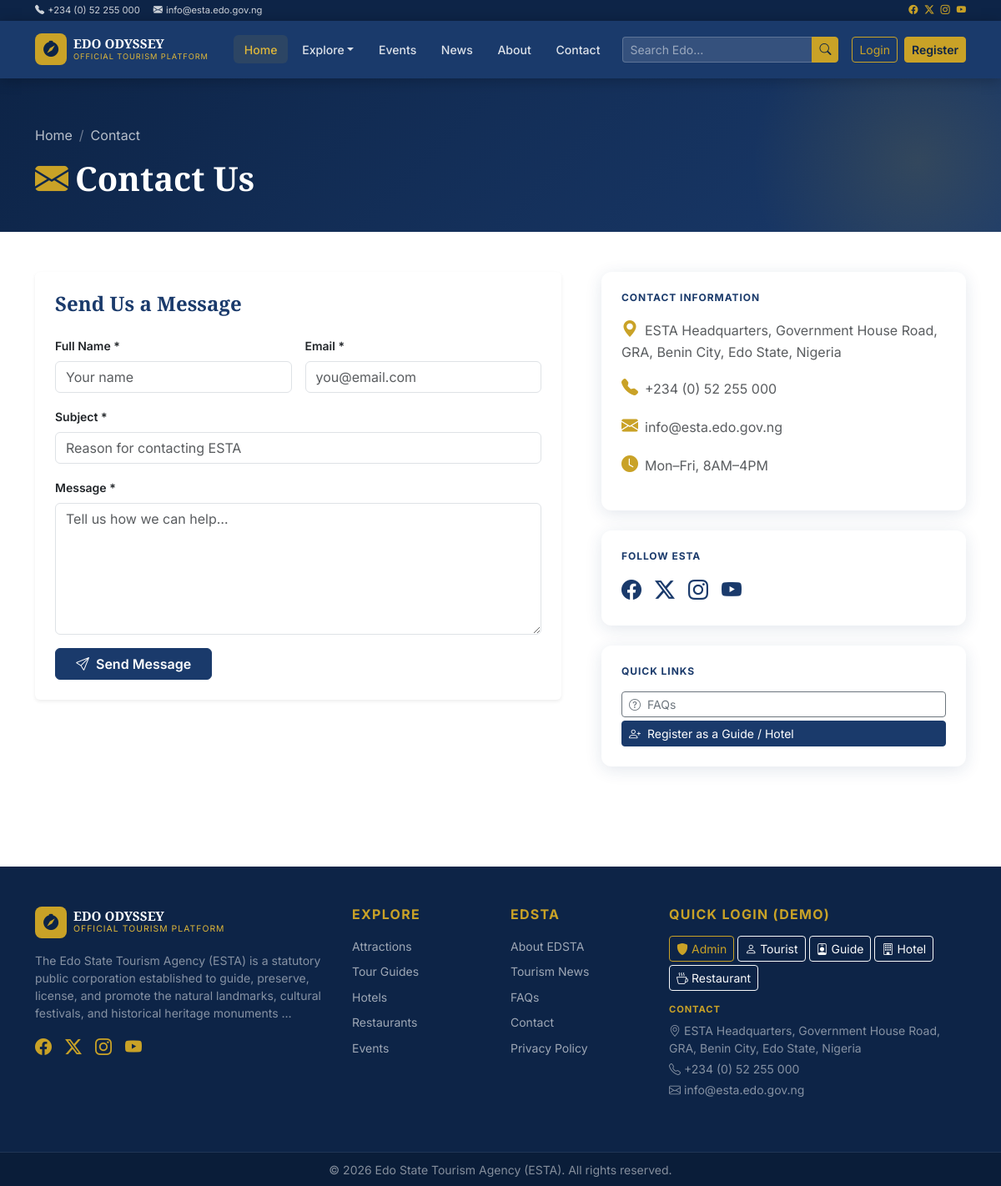
The app's page /contact with its own data.
### app/models/models.py (models this page shows)
class CMSSetting(db.Model):
    __tablename__ = "cms_settings"
    id = db.Column(db.Integer, primary_key=True)
    key = db.Column(db.String(100), unique=True, nullable=False, index=True)
    value = db.Column(db.Text, nullable=False)
    label = db.Column(db.String(150), nullable=True)
    group = db.Column(db.String(50), default="general", nullable=True)
    updated_at = db.Column(db.DateTime, default=datetime.utcnow, onupdate=datetime.utcnow)

### app/main/routes.py (the view)
@main_bp.route("/contact")
def contact():
    return render_template("main/contact.html")

### app/templates/main/contact.html (shortened to what this page needs)
{% extends "base.html" %}
{% block content %}
<div class="page-hero"><div class="container"><nav aria-label="breadcrumb"><ol class="breadcrumb"><li class="breadcrumb-item"><a href="{{ url_for('main.home') }}">Home</a></li><li class="breadcrumb-item active">Contact</li></ol></nav><h1><i class="bi bi-envelope-fill me-2 text-gold"></i>Contact Us</h1></div></div>
<div class="container py-5">
  <div class="row g-5">
    <div class="col-lg-7">
      <div class="card border-0 shadow-sm">
        <div class="card-body p-4">
          <h4 class="fw-bold text-blue mb-4">Send Us a Message</h4>
          <form method="POST" action="{{ url_for('main.contact') }}">
            <div class="row g-3">
              <div class="col-md-6"><label class="form-label fw-semibold small">Full Name *</label><input type="text" name="name" class="form-control" required placeholder="Your name"></div>
              <div class="col-md-6"><label class="form-label fw-semibold small">Email *</label><input type="email" name="email" class="form-control" required placeholder="you@email.com"></div>
              <div class="col-12"><label class="form-label fw-semibold small">Subject *</label><input type="text" name="subject" class="form-control" required placeholder="Reason for contacting ESTA"></div>
              <div class="col-12"><label class="form-label fw-semibold small">Message *</label><textarea name="message" class="form-control" rows="6" required placeholder="Tell us how we can help…"></textarea></div>
            </div>
            <button type="submit" class="btn btn-blue mt-3 px-4 fw-semibold"><i class="bi bi-send me-2"></i>Send Message</button>
          </form>
        </div>
      </div>
    </div>
    <div class="col-lg-5">
      <div class="sidebar-card mb-4">
        <h6>Contact Information</h6>
        <ul class="list-unstyled text-muted">
          <li class="mb-3"><i class="bi bi-geo-alt-fill text-gold fs-5 me-2"></i>{{ cms.get('contact_address','Ministry of Tourism HQ, Benin City, Edo State') }}</li>
          <li class="mb-3"><i class="bi bi-telephone-fill text-gold fs-5 me-2"></i>{{ cms.get('contact_phone','+234 52 123 4567') }}</li>
          <li class="mb-3"><i class="bi bi-envelope-fill text-gold fs-5 me-2"></i>{{ cms.get('contact_email','info@edotourism.gov.ng') }}</li>
          <li class="mb-0"><i class="bi bi-clock-fill text-gold fs-5 me-2"></i>Mon–Fri, 8AM–4PM</li>
        </ul>
      </div>
      <div class="sidebar-card">
        <h6>Follow ESTA</h6>
        <div class="d-flex gap-3 fs-4">
          <a href="#" class="text-blue hover-gold"><i class="bi bi-facebook"></i></a>
          <a href="#" class="text-blue hover-gold"><i class="bi bi-twitter-x"></i></a>
          <a href="#" class="text-blue hover-gold"><i class="bi bi-instagram"></i></a>
          <a href="#" class="text-blue hover-gold"><i class="bi bi-youtube"></i></a>
        </div>
      </div>
      <div class="sidebar-card">
        <h6>Quick Links</h6>
        <div class="d-flex flex-column gap-1">
          <a href="{{ url_for('main.faq') }}" class="btn btn-outline-secondary btn-sm text-start"><i class="bi bi-question-circle me-2"></i>FAQs</a>
          <a href="{{ url_for('auth.register') }}" class="btn btn-blue btn-sm text-start"><i class="bi bi-person-plus me-2"></i>Register as a Guide / Hotel</a>
        </div>
      </div>
    </div>
  </div>
</div>
{% endblock %}

### app/templates/base.html (shortened to what this page needs)
<!DOCTYPE html>
<html lang="en">
<head>
  <link href="https://cdn.jsdelivr.net/npm/bootstrap@5.3.3/dist/css/bootstrap.min.css" rel="stylesheet">
  <link href="https://cdn.jsdelivr.net/npm/bootstrap-icons@1.11.3/font/bootstrap-icons.css" rel="stylesheet">
  <link rel="stylesheet" href="{{ url_for('static', filename='css/main.css') }}">
</head>
<body>
<div class="top-banner py-1 d-none d-md-block">
  <div class="container d-flex justify-content-between align-items-center">
    <div class="d-flex gap-3 small">
      <span><i class="bi bi-telephone-fill me-1"></i>{{ settings.get('contact_phone', '') if settings else '' }}</span>
      <span><i class="bi bi-envelope-fill me-1"></i>{{ settings.get('contact_email', '') if settings else '' }}</span>
    </div>
    <div class="d-flex gap-2 small">
      <a href="#" class="text-gold"><i class="bi bi-facebook"></i></a>
      <a href="#" class="text-gold"><i class="bi bi-twitter-x"></i></a>
      <a href="#" class="text-gold"><i class="bi bi-instagram"></i></a>
      <a href="#" class="text-gold"><i class="bi bi-youtube"></i></a>
    </div>
  </div>
</div>
<nav class="navbar navbar-expand-lg navbar-dark main-navbar sticky-top">
  <div class="container">
    <a class="navbar-brand d-flex align-items-center gap-2" href="{{ url_for('main.home') }}">
      <div class="brand-icon"><i class="bi bi-compass-fill"></i></div>
      <div>
        <div class="brand-title">EDO ODYSSEY</div>
        <div class="brand-subtitle">Official Tourism Platform</div>
      </div>
    </a>
    <div class="collapse navbar-collapse" id="mainNav">
      <ul class="navbar-nav mx-auto gap-1">
        <li class="nav-item"><a class="nav-link {% if request.endpoint and request.endpoint.startswith('main') %}active{% endif %}" href="{{ url_for('main.home') }}">Home</a></li>
        <li class="nav-item dropdown">
          <a class="nav-link dropdown-toggle" href="#" data-bs-toggle="dropdown">Explore</a>
        </li>
        <li class="nav-item"><a class="nav-link {% if request.endpoint and request.endpoint.startswith('events') %}active{% endif %}" href="{{ url_for('events.list_events') }}">Events</a></li>
        <li class="nav-item"><a class="nav-link {% if request.endpoint and request.endpoint.startswith('news') %}active{% endif %}" href="{{ url_for('news.list_news') }}">News</a></li>
        <li class="nav-item"><a class="nav-link" href="{{ url_for('main.about') }}">About</a></li>
        <li class="nav-item"><a class="nav-link" href="{{ url_for('main.contact') }}">Contact</a></li>
      </ul>
      <form class="d-flex me-3 search-form" action="{{ url_for('search.results') }}" method="get">
        <div class="input-group input-group-sm">
          <input class="form-control nav-search" type="search" name="q" placeholder="Search Edo…" value="{{ request.args.get('q','') }}">
          <button class="btn btn-gold btn-sm" type="submit"><i class="bi bi-search"></i></button>
        </div>
      </form>
      {% if current_user.is_authenticated %}
      <div class="dropdown">
        <button class="btn btn-outline-gold dropdown-toggle d-flex align-items-center gap-2" data-bs-toggle="dropdown">
          {% if current_user.avatar_url %}
          <img src="{{ current_user.avatar_url }}" class="rounded-circle" width="28" height="28" alt="">
          {% else %}
          <div class="avatar-initials-sm">{{ current_user.first_name[0] }}{{ current_user.last_name[0] }}</div>
          {% endif %}
          <span class="d-none d-lg-inline">{{ current_user.first_name }}</span>
          {% if unread_notifs > 0 %}
          <span class="badge bg-danger rounded-pill">{{ unread_notifs }}</span>
          {% endif %}
        </button>
        <ul class="dropdown-menu dropdown-menu-end">
          <li class="dropdown-header">{{ current_user.full_name }}<br><small class="text-muted">{{ current_user.role }}</small></li>
          <li><hr class="dropdown-divider"></li>
          <li><a class="dropdown-item" href="{{ url_for('dashboard.index') }}"><i class="bi bi-speedometer2 me-2"></i>Dashboard</a></li>
          <li><a class="dropdown-item" href="{{ url_for('dashboard.profile') }}"><i class="bi bi-person me-2"></i>Profile</a></li>
          {% if current_user.is_admin %}
          <li><a class="dropdown-item text-primary fw-semibold" href="{{ url_for('admin.dashboard') }}"><i class="bi bi-shield-check me-2"></i>Admin Panel</a></li>
          {% endif %}
          <li><hr class="dropdown-divider"></li>
          <li><a class="dropdown-item text-danger" href="{{ url_for('auth.logout') }}"><i class="bi bi-box-arrow-right me-2"></i>Logout</a></li>
        </ul>
      </div>
      {% else %}
      <div class="d-flex gap-2">
        <a href="{{ url_for('auth.login') }}" class="btn btn-outline-gold btn-sm">Login</a>
        <a href="{{ url_for('auth.register') }}" class="btn btn-gold btn-sm">Register</a>
      </div>
      {% endif %}
    </div>
  </div>
</nav>
{% block content %}{% endblock %}
<footer class="site-footer mt-5">
  <div class="footer-top py-5">
    <div class="container">
      <div class="row g-4">
        <div class="col-lg-4">
          <div class="d-flex align-items-center gap-2 mb-3">
            <div class="brand-icon"><i class="bi bi-compass-fill"></i></div>
            <div>
              <div class="brand-title text-white">EDO ODYSSEY</div>
              <div class="brand-subtitle" style="font-size:0.65rem">Official Tourism Platform</div>
            </div>
          </div>
          <p class="text-white-50 small">{{ (settings.get('about_agency', 'Discover the rich cultural heritage of Edo State.')[:200] + '…') if settings else 'Discover the rich cultural heritage of Edo State.' }}</p>
          <div class="d-flex gap-3 mt-3">
            <a href="#" class="text-gold fs-5"><i class="bi bi-facebook"></i></a>
            <a href="#" class="text-gold fs-5"><i class="bi bi-twitter-x"></i></a>
            <a href="#" class="text-gold fs-5"><i class="bi bi-instagram"></i></a>
            <a href="#" class="text-gold fs-5"><i class="bi bi-youtube"></i></a>
          </div>
        </div>
        <div class="col-lg-2 col-6">
          <h6 class="text-gold fw-bold mb-3 text-uppercase letter-spacing">Explore</h6>
          <ul class="list-unstyled footer-links">
            <li><a href="{{ url_for('attractions.list_attractions') }}">Attractions</a></li>
            <li><a href="{{ url_for('guides.list_guides') }}">Tour Guides</a></li>
            <li><a href="{{ url_for('hotels.list_hotels') }}">Hotels</a></li>
            <li><a href="{{ url_for('restaurants.list_restaurants') }}">Restaurants</a></li>
            <li><a href="{{ url_for('events.list_events') }}">Events</a></li>
          </ul>
        </div>
        <div class="col-lg-2 col-6">
          <h6 class="text-gold fw-bold mb-3 text-uppercase letter-spacing">EDSTA</h6>
          <ul class="list-unstyled footer-links">
            <li><a href="{{ url_for('main.about') }}">About EDSTA</a></li>
            <li><a href="{{ url_for('news.list_news') }}">Tourism News</a></li>
            <li><a href="{{ url_for('main.faq') }}">FAQs</a></li>
            <li><a href="{{ url_for('main.contact') }}">Contact</a></li>
            <li><a href="{{ url_for('main.privacy') }}">Privacy Policy</a></li>
          </ul>
        </div>
        <div class="col-lg-4">
          <h6 class="text-gold fw-bold mb-3 text-uppercase letter-spacing">Quick Login (Demo)</h6>
          <div class="d-flex flex-wrap gap-1 mb-3">
            <a href="{{ url_for('auth.quick_login', role='admin') }}" class="btn btn-outline-gold btn-sm"><i class="bi bi-shield-fill me-1"></i>Admin</a>
            <a href="{{ url_for('auth.quick_login', role='tourist') }}" class="btn btn-outline-light btn-sm"><i class="bi bi-person me-1"></i>Tourist</a>
            <a href="{{ url_for('auth.quick_login', role='guide') }}" class="btn btn-outline-light btn-sm"><i class="bi bi-person-badge me-1"></i>Guide</a>
            <a href="{{ url_for('auth.quick_login', role='hotel') }}" class="btn btn-outline-light btn-sm"><i class="bi bi-building me-1"></i>Hotel</a>
            <a href="{{ url_for('auth.quick_login', role='restaurant') }}" class="btn btn-outline-light btn-sm"><i class="bi bi-cup-hot me-1"></i>Restaurant</a>
          </div>
          <h6 class="text-gold fw-bold mb-2 text-uppercase letter-spacing" style="font-size:0.7rem">Contact</h6>
          <p class="text-white-50 small mb-1"><i class="bi bi-geo-alt me-1"></i>{{ settings.get('contact_address', '') if settings else '' }}</p>
          <p class="text-white-50 small mb-1"><i class="bi bi-telephone me-1"></i>{{ settings.get('contact_phone', '') if settings else '' }}</p>
          <p class="text-white-50 small"><i class="bi bi-envelope me-1"></i>{{ settings.get('contact_email', '') if settings else '' }}</p>
        </div>
      </div>
    </div>
  </div>
  <div class="footer-bottom py-2 text-center">
    <small class="text-white-50">{{ settings.get('footer_text', '© 2026 Edo State Tourism Agency. All rights reserved.') if settings else '© 2026 Edo State Tourism Agency. All rights reserved.' }}</small>
  </div>
</footer>
</body>
</html>

### app/static/css/main.css (style rules this page uses)
:root { --blue-900: #0d2447; --blue-800: #1a3a6b; --blue-700: #1d4385; --blue-600: #2255a4; --blue-100: #e8f0fe; --gold-600: #a07d10; --gold-500: #c9a227; --gold-400: #e0b83a; --gold-100: #fdf6e3; --gray-50: #f8f9fa; --gray-100: #f0f2f5; --gray-200: #e2e8f0; --text-dark: #1a202c; --text-muted: #6c757d; --restaurant: #e05c27; --restaurant-hover: #c94a1a; --radius: 12px; --shadow: 0 4px 20px rgba(26,58,107,.12); --shadow-lg: 0 8px 40px rgba(26,58,107,.18); --transition: .25s ease; }
body { font-family: 'Inter', sans-serif; color: var(--text-dark); background: #fff; }
h1,h2,h3,h4,h5,.display-heading { font-family: 'Playfair Display', serif; }
a { text-decoration: none; transition: color var(--transition); }
.letter-spacing { letter-spacing: .08em; }
.text-gold { color: var(--gold-500) !important; }
.text-blue { color: var(--blue-800) !important; }
.top-banner { background: var(--blue-900); color: rgba(255,255,255,.8); font-size:.8rem; }
.top-banner a { color: var(--gold-400); }
.main-navbar { background: var(--blue-800); box-shadow: 0 2px 16px rgba(0,0,0,.25); padding: .65rem 0; z-index: 1030; }
.main-navbar .nav-link { color: rgba(255,255,255,.85) !important; font-size: .88rem; font-weight: 500; padding: .4rem .8rem !important; border-radius: 6px; transition: all var(--transition); }
.main-navbar .nav-link:hover, .main-navbar .nav-link.active { color: var(--gold-400) !important; background: rgba(201,162,39,.1); }
.brand-icon { width: 38px; height: 38px; background: var(--gold-500); border-radius: 8px; display: flex; align-items: center; justify-content: center; font-size: 1.2rem; color: var(--blue-900); }
.brand-title { font-family: 'Playfair Display',serif; font-size: .95rem; font-weight: 700; color: #fff; line-height: 1.1; }
.brand-subtitle { font-size: .58rem; color: var(--gold-400); text-transform: uppercase; letter-spacing: .1em; }
.btn-gold { background: var(--gold-500); border-color: var(--gold-500); color: var(--blue-900); font-weight: 600; }
.btn-outline-gold { border-color: var(--gold-500); color: var(--gold-500); }
.btn-blue { background: var(--blue-800); color: #fff; border-color: var(--blue-800); }
.nav-search { background: rgba(255,255,255,.12); border: 1px solid rgba(255,255,255,.2); color: #fff; font-size: .85rem; }
.nav-search::placeholder { color: rgba(255,255,255,.5); }
.page-hero { background: linear-gradient(135deg, var(--blue-900) 0%, var(--blue-800) 100%); padding: 3.5rem 0 2rem; color: #fff; position: relative; overflow: hidden; }
.page-hero::after { content: ''; position: absolute; right: -100px; top: -100px; width: 400px; height: 400px; background: radial-gradient(circle, rgba(201,162,39,.15) 0%, transparent 70%); border-radius: 50%; }
.page-hero h1 { font-size: clamp(1.6rem,4vw,2.5rem); font-weight: 700; }
.breadcrumb-item a, .breadcrumb-item.active { color: rgba(255,255,255,.7); }
.breadcrumb-item + .breadcrumb-item::before { color: rgba(255,255,255,.4); }
.sidebar-card { background:#fff; border-radius:var(--radius); box-shadow:var(--shadow); padding:1.5rem; margin-bottom:1.5rem; }
.sidebar-card h6 { color:var(--blue-800); font-weight:700; text-transform:uppercase; font-size:.75rem; letter-spacing:.08em; margin-bottom:1rem; }
.site-footer { background: var(--blue-900); }
.footer-top { border-bottom:1px solid rgba(255,255,255,.08); }
.footer-bottom { background: rgba(0,0,0,.2); }
.footer-links li { margin-bottom:.4rem; }
.footer-links a { color:rgba(255,255,255,.6); font-size:.875rem; transition:color var(--transition); }

### records on screen
CMSSetting: value "+234 (0) 52 255 000", get "+234 (0) 52 255 000"
CMSSetting: value "info@esta.edo.gov.ng", get "info@esta.edo.gov.ng"
CMSSetting: get "ESTA Headquarters, Government House Road, GRA, Benin City, Edo State, Nigeria", value "ESTA Headquarters, Government House Road, GRA, Benin City, Edo State, Nigeria"
CMSSetting: value "The Edo State Tourism Agency (ESTA) is a statutory public corporation established to guide, preserve, license, and promote the natural landmarks, cultural festivals, and historical heritage monuments …"
CMSSetting: value "© 2026 Edo State Tourism Agency (ESTA). All rights reserved."
